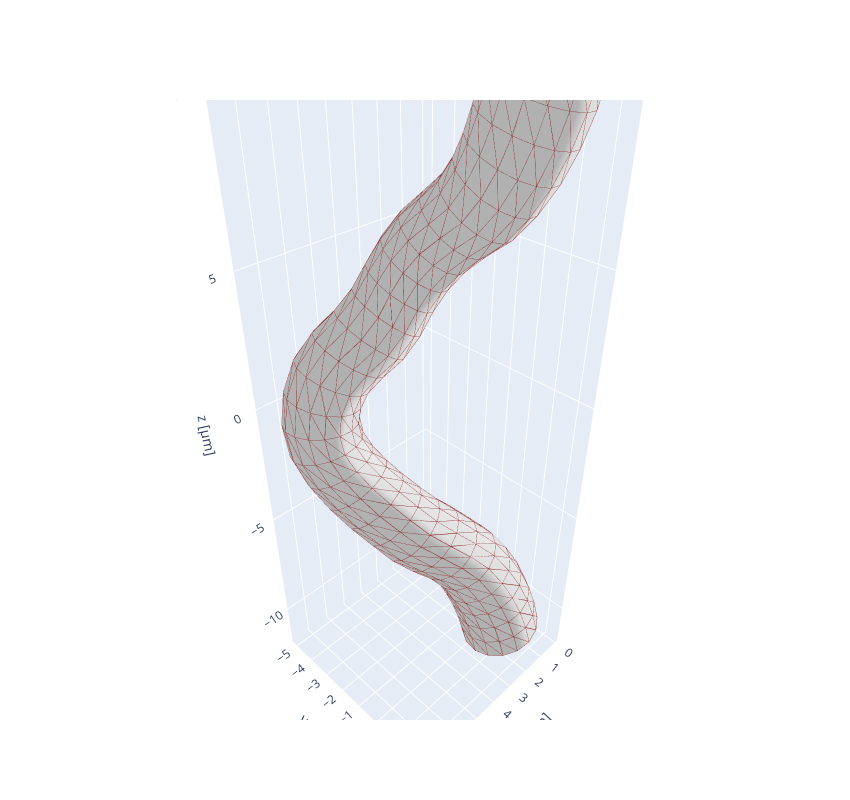

The cell this chart's notebook holds for it:
### Markdown cell above
# SHOW MESH

### Code cell
# jd.set_export_mode(True)
fig = jd.display(m_original)

fig.update_layout(scene=dict(
    aspectmode='data',
    xaxis_title='x [μm]',
    yaxis_title='y [μm]',
    zaxis_title='z [μm]'
))

fig.show()

### Figure 1 — Plotly figure (JSON) as saved in the notebook; plotly's stock layout.template omitted (floating-point values rounded to 4 significant figures; data arrays with more than 128 entries replaced by an {"elided": "..."} marker saying what was removed)
{"data": [{"color": "#dddddd", "flatshading": false, "i": {"elided": "956 int values"}, "j": {"elided": "956 int values"}, "k": {"elided": "956 int values"}, "type": "mesh3d", "uid": "d7932f58-1258-4138-855a-3d8f47b2656a", "x": {"elided": "480 float values"}, "y": {"elided": "480 float values"}, "z": {"elided": "480 float values"}}, {"hoverinfo": "none", "line": {"color": "rgb(125,0,0)", "width": 1}, "mode": "lines", "type": "scatter3d", "uid": "978edc79-8202-40d0-997e-8261a198a64f", "x": {"elided": "4302 float values"}, "y": {"elided": "4302 float values"}, "z": {"elided": "4302 float values"}}], "layout": {"height": 800, "scene": {"aspectmode": "data", "xaxis": {"title": {"text": "x [μm]"}}, "yaxis": {"title": {"text": "y [μm]"}}, "zaxis": {"title": {"text": "z [μm]"}}}, "width": 850}}
